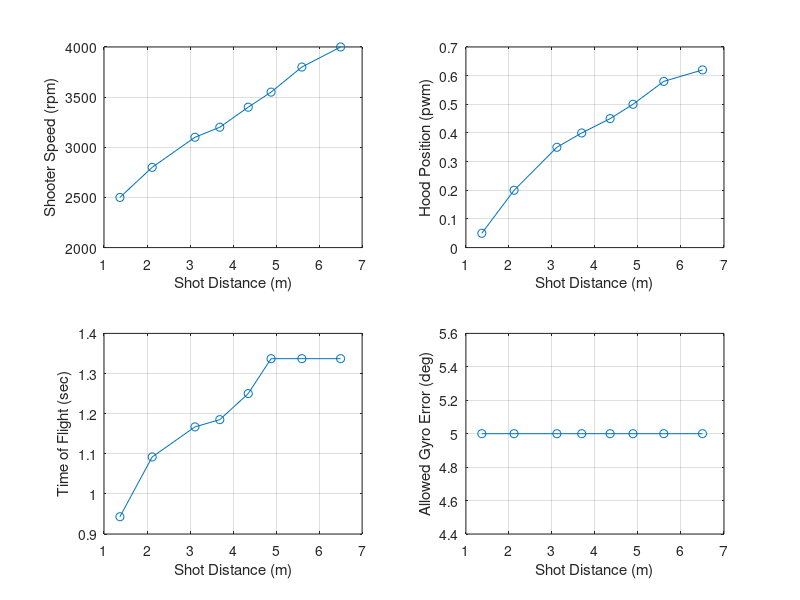

Here is the MATLAB script that generated this plot:
%% Output Overrides
TEST_Output_Override_Flag = 0;
TEST_Transfer_Motor_DC_OV = 0;
TEST_Feeder_Motor_DC_OV = 0;
TEST_Shooter_Motor_DC_Left_OV = 0;
TEST_Shooter_Motor_DC_Center_OV = 0;
TEST_Shooter_Motor_DC_Right_OV = 0;
TEST_Desired_Hood_Enable_OV = 0;
TEST_Desired_Hood_Pos_OV = 0.05;
TEST_Intake_Arm_Motor_DC_OV = 0;
TEST_Intake_Roller_Motor_DC_OV = 0;

%% Field Element Position Data
Field_BlueAllianceZoneX = 182.11*0.0254;            % Meters
Field_RedAllianceZoneX = (651.22-182.11)*0.0254;    % Meters
Field_Blue_Hub_X = 182.11*0.0254;             % Meters
Field_Blue_Hub_Y = 158.84*0.0254;             % Meters
Field_Red_Hub_X =  (651.22-182.11)*0.0254;    % Meters
Field_Red_Hub_Y =  158.84*0.0254;             % Meters

%% Shooting Control Data
% Targets
Rebuilt_Transfer_Minimum_Factor = 0.8;
Rebuilt_Target_Transfer_Speed = 4000;   % rpm
Rebuilt_Target_Feeder_Speed = Rebuilt_Target_Transfer_Speed*0.84;  % rpm
% (the 0.84 factor sets feeder belt linear speed to match transfer wheel surface linear speed)
% Assumes 4 inch diameter transfer wheels and 24 tooth pulleys driving the belts

% Condition Checks
Rebuilt_Shoot_Robot_Velocity_Max = 1;   % meter/second
Rebuilt_Shoot_Motor_Max_Error = 100;    % rpm
Rebuilt_Shoot_Hood_Pos_Max_Error = 0.03;    % pwm position

% Iteration error target threshold
Rebuilt_Shoot_Target_Error_Thresh = 0.1;    % Meters

Rebuilt_Des_Gyro_Shoot_Offset = -1;  % Degrees

% Distance (m)
Rebuilt_Shoot_Dist_0 = 1.370;
Rebuilt_Shoot_Dist_1 = 2.120;
Rebuilt_Shoot_Dist_2 = 3.115;
Rebuilt_Shoot_Dist_3 = 3.692;
Rebuilt_Shoot_Dist_4 = 4.353;
Rebuilt_Shoot_Dist_5 = 4.884;
Rebuilt_Shoot_Dist_6 = 5.6;
Rebuilt_Shoot_Dist_7 = 6.5;

% Desired_Shooter_Motor_Speed (rpm)
Rebuilt_Shoot_Shooter_Spd_0 = 2500;
Rebuilt_Shoot_Shooter_Spd_1 = 2800;
Rebuilt_Shoot_Shooter_Spd_2 = 3100;
Rebuilt_Shoot_Shooter_Spd_3 = 3200;
Rebuilt_Shoot_Shooter_Spd_4 = 3400;
Rebuilt_Shoot_Shooter_Spd_5 = 3550;
Rebuilt_Shoot_Shooter_Spd_6 = 3800;
Rebuilt_Shoot_Shooter_Spd_7 = 4000;

% Desired Hood Position (pwm)
Rebuilt_Shoot_Hood_Pos_0 = 0.05;
Rebuilt_Shoot_Hood_Pos_1 = 0.20;
Rebuilt_Shoot_Hood_Pos_2 = 0.35;
Rebuilt_Shoot_Hood_Pos_3 = 0.4;
Rebuilt_Shoot_Hood_Pos_4 = 0.45;
Rebuilt_Shoot_Hood_Pos_5 = 0.5;
Rebuilt_Shoot_Hood_Pos_6 = 0.58;
Rebuilt_Shoot_Hood_Pos_7 = 0.62;

% Time of Flight (sec)
Rebuilt_Shoot_TOF_0 = 0.943;
Rebuilt_Shoot_TOF_1 = 1.092;
Rebuilt_Shoot_TOF_2 = 1.167;
Rebuilt_Shoot_TOF_3 = 1.185;
Rebuilt_Shoot_TOF_4 = 1.250;
Rebuilt_Shoot_TOF_5 = 1.337;
Rebuilt_Shoot_TOF_6 = 1.337;
Rebuilt_Shoot_TOF_7 = 1.337;

% Allowed Gyro Error (degrees ... convert to radians in model)
Rebuilt_Shoot_Gyro_Err_0 = 5;
Rebuilt_Shoot_Gyro_Err_1 = 5;
Rebuilt_Shoot_Gyro_Err_2 = 5;
Rebuilt_Shoot_Gyro_Err_3 = 5;
Rebuilt_Shoot_Gyro_Err_4 = 5;
Rebuilt_Shoot_Gyro_Err_5 = 5;
Rebuilt_Shoot_Gyro_Err_6 = 5;
Rebuilt_Shoot_Gyro_Err_7 = 5;

% PLOT TABLES
    plot_dist     = [Rebuilt_Shoot_Dist_0 Rebuilt_Shoot_Dist_1 Rebuilt_Shoot_Dist_2 Rebuilt_Shoot_Dist_3 Rebuilt_Shoot_Dist_4 Rebuilt_Shoot_Dist_5 Rebuilt_Shoot_Dist_6 Rebuilt_Shoot_Dist_7];
    plot_shooter  = [Rebuilt_Shoot_Shooter_Spd_0 Rebuilt_Shoot_Shooter_Spd_1 Rebuilt_Shoot_Shooter_Spd_2 Rebuilt_Shoot_Shooter_Spd_3 Rebuilt_Shoot_Shooter_Spd_4 Rebuilt_Shoot_Shooter_Spd_5 Rebuilt_Shoot_Shooter_Spd_6 Rebuilt_Shoot_Shooter_Spd_7];
    plot_hood     = [Rebuilt_Shoot_Hood_Pos_0 Rebuilt_Shoot_Hood_Pos_1 Rebuilt_Shoot_Hood_Pos_2 Rebuilt_Shoot_Hood_Pos_3 Rebuilt_Shoot_Hood_Pos_4 Rebuilt_Shoot_Hood_Pos_5 Rebuilt_Shoot_Hood_Pos_6 Rebuilt_Shoot_Hood_Pos_7];
    plot_tof      = [Rebuilt_Shoot_TOF_0 Rebuilt_Shoot_TOF_1 Rebuilt_Shoot_TOF_2 Rebuilt_Shoot_TOF_3 Rebuilt_Shoot_TOF_4 Rebuilt_Shoot_TOF_5 Rebuilt_Shoot_TOF_6 Rebuilt_Shoot_TOF_7];
    plot_gyro_err = [Rebuilt_Shoot_Gyro_Err_0 Rebuilt_Shoot_Gyro_Err_1 Rebuilt_Shoot_Gyro_Err_2 Rebuilt_Shoot_Gyro_Err_3 Rebuilt_Shoot_Gyro_Err_4 Rebuilt_Shoot_Gyro_Err_5 Rebuilt_Shoot_Gyro_Err_6 Rebuilt_Shoot_Gyro_Err_7];
    
    figure(1)
    subplot(2,2,1)
    plot(plot_dist,plot_shooter,'-o')
    xlabel('Shot Distance (m)')
    ylabel('Shooter Speed (rpm)')
    grid on
    
    subplot(2,2,2)
    plot(plot_dist,plot_hood,'-o')
    xlabel('Shot Distance (m)')
    ylabel('Hood Position (pwm)')
    grid on
    
    subplot(2,2,3)
    plot(plot_dist,plot_tof,'-o')
    xlabel('Shot Distance (m)')
    ylabel('Time of Flight (sec)')
    grid on
    
    subplot(2,2,4)
    plot(plot_dist,plot_gyro_err,'-o')
    xlabel('Shot Distance (m)')
    ylabel('Allowed Gyro Error (deg)')
    grid on
    
    % need to clear from workspace so not included in code generation
    clear plot_dist plot_shooter plot_hood plot_tof plot_gyro_err

% Control Parameters to Calculate Duty Cycle
Rebuilt_Feeder_Motor_Gain_FF = 1/7854;

Rebuilt_Transfer_Motor_Gain_FF = 1/7854;
Rebuilt_Transfer_Motor_Gain_P = 0.0001;
Rebuilt_Transfer_Motor_Gain_I = 0.001*0.02;
Rebuilt_Transfer_Error_Integral_Enable = 300;

Rebuilt_Shooter_Motor_Gain_FF = 1/6048;
Rebuilt_Shooter_Motor_Gain_P = 0.0005;
Rebuilt_Shooter_Motor_Gain_I = 0.001*0.02;
Rebuilt_Shooter_Error_Integral_Enable = 300;

% Hood Position Servo Properties
Rebuilt_Hood_Servo_Pos_Min = 0.05;
Rebuilt_Hood_Servo_Pos_Max = 1;
Rebuilt_Hood_Servo_Rate_Limit_Inc = 32/50*0.02;   % no load 32 mm/sec, total stroke 50 mm
Rebuilt_Hood_Servo_Rate_Limit_Dec = -Rebuilt_Hood_Servo_Rate_Limit_Inc;

%% Intake
Rebuilt_Intake_Des_Angle_In = 0;
Rebuilt_Intake_Des_Angle_Out = 90;
Rebuilt_Intake_Cycle_Angle_In = 20;
Rebuilt_Intake_Cycle_Angle_Out = 70;

Rebuilt_Intake_Arm_Gain_P = 0;
Rebuilt_Intake_Arm_Gain_I = 0;
Rebuilt_Intake_Arm_Gain_D = 0;
Rebuilt_Intake_Arm_Integral_Enable = 0;

Rebuilt_Roller_Desired_Speed = 0;
Rebuilt_Roller_Motor_Gain_FF = 0;
Rebuilt_Roller_Motor_Gain_P = 0;
Rebuilt_Roller_Motor_Gain_I = 0;
Rebuilt_Roller_Error_Integral_Enable = 0;
